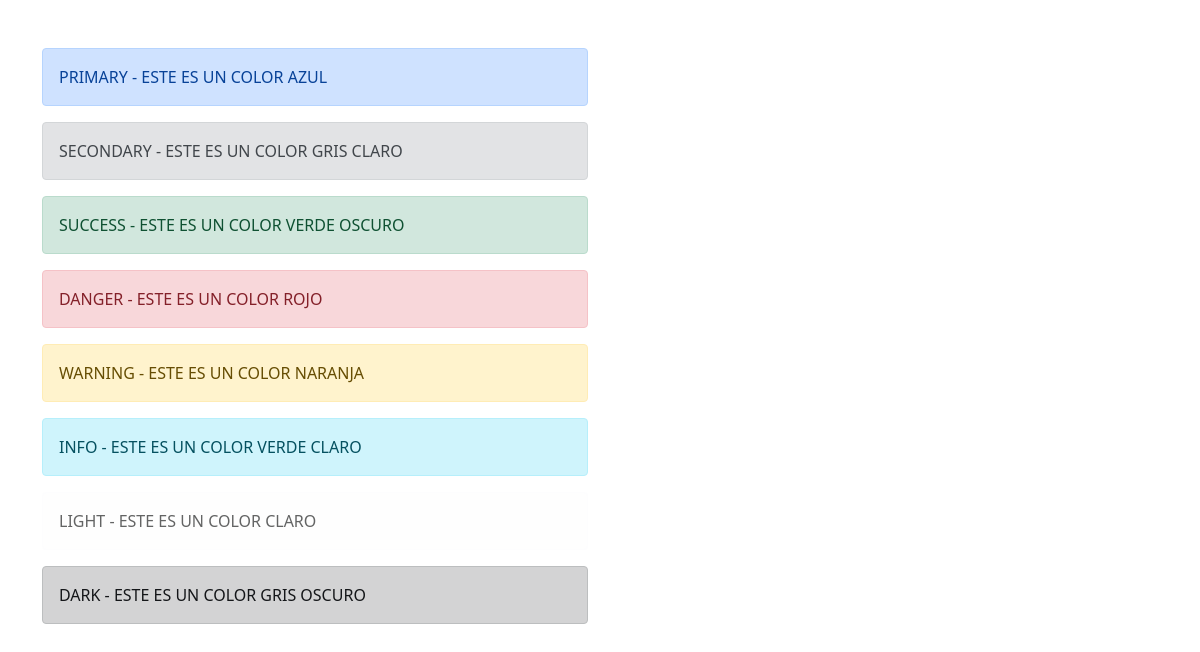
The page / on the database its author committed.
### tables this page shows
CREATE TABLE `t_colores` (
  `id` int(11) NOT NULL AUTO_INCREMENT,
  `color` varchar(100) NOT NULL,
  `descripcion` varchar(100) DEFAULT NULL,
  PRIMARY KEY (`id`)
);

### index.php (the view, shortened to what this page needs)
<?php
include_once 'conexion.php';
$sql_leer = 'SELECT * FROM t_colores';
$gsent = $pdo->prepare($sql_leer);
$gsent->execute();
$resultado = $gsent->fetchAll();
?>
<!doctype html>
<html lang="es">
<head>
    <link href="https://cdn.jsdelivr.net/npm/bootstrap@5.0.1/dist/css/bootstrap.min.css" rel="stylesheet">
</head>
<body>
    <div class="container mt-5">
        <div class="row">
            <div class="col-md-6">
                <?php foreach($resultado as $dato): ?>
                    <div
                     class="alert alert-<?php echo $dato['color'] ?> text-uppercase"
                      role="alert">
                        <?php echo $dato['color'] ?> - <?php echo $dato['descripcion'] ?>
                    </div>
                <?php endforeach ?>
            </div>
        </div>
    </div>
</body>
</html>

### rows shown on the page
t_colores: color "PRIMARY", descripcion "ESTE ES UN COLOR AZUL"
t_colores: color "SECONDARY", descripcion "ESTE ES UN COLOR GRIS CLARO"
t_colores: color "SUCCESS", descripcion "ESTE ES UN COLOR VERDE OSCURO"
t_colores: color "DANGER", descripcion "ESTE ES UN COLOR ROJO"
t_colores: color "WARNING", descripcion "ESTE ES UN COLOR NARANJA"
t_colores: color "INFO", descripcion "ESTE ES UN COLOR VERDE CLARO"
t_colores: color "LIGHT", descripcion "ESTE ES UN COLOR CLARO"
t_colores: color "DARK", descripcion "ESTE ES UN COLOR GRIS OSCURO"
